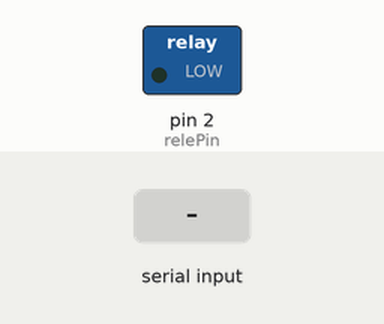
Simulated run of this sketch. Board: Arduino Uno, built with avr-gcc and run on an emulated ATmega328P. Parts: switched loads named in the sketch (green lamp = pin HIGH). The test bench sets the inputs (shaded band).

Above: at 1.2 s.
1.3 s: "e" received over the second serial link
At 1.7 s:
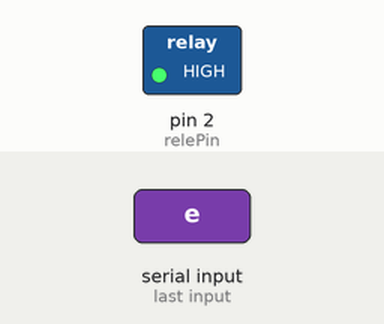
2.8 s: "a" received over the second serial link
At 4.1 s:
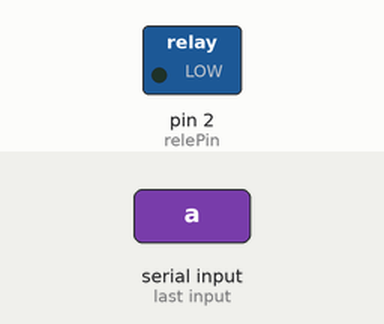
Timing chart, 0 to 5.8 s (numbered marks = the images above; inputs shaded):
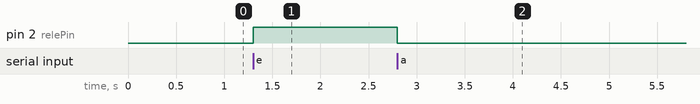

Measured:
- after the input at 1.3 s, pin 2 (relePin): LOW → HIGH at once
- after the input at 2.8 s, pin 2 (relePin): HIGH → LOW at once

The sketch:

porserialrele.ino
```cpp
#include <SoftwareSerial.h>

SoftwareSerial mySerial(1, 0); // RX, TX    usbserial uart
const int relePin = 2;    // pin del disparador del rele
int incomingByte;        // bit de entrada por serial

void setup()
{
  mySerial.begin(9600);   //inicializo puerto myserial
  pinMode(relePin, OUTPUT); //inicializo pin salida rele
}

void loop()
{
  if (mySerial.available())
  {
    incomingByte = mySerial.read();   //lee bit por serial
    if (incomingByte == 'a') {        // 'a' apagar rele
     digitalWrite(relePin, LOW);
    }
    if (incomingByte == 'e') {       // 'e' encender rele
     digitalWrite(relePin, HIGH);
    }
  }
}
```
